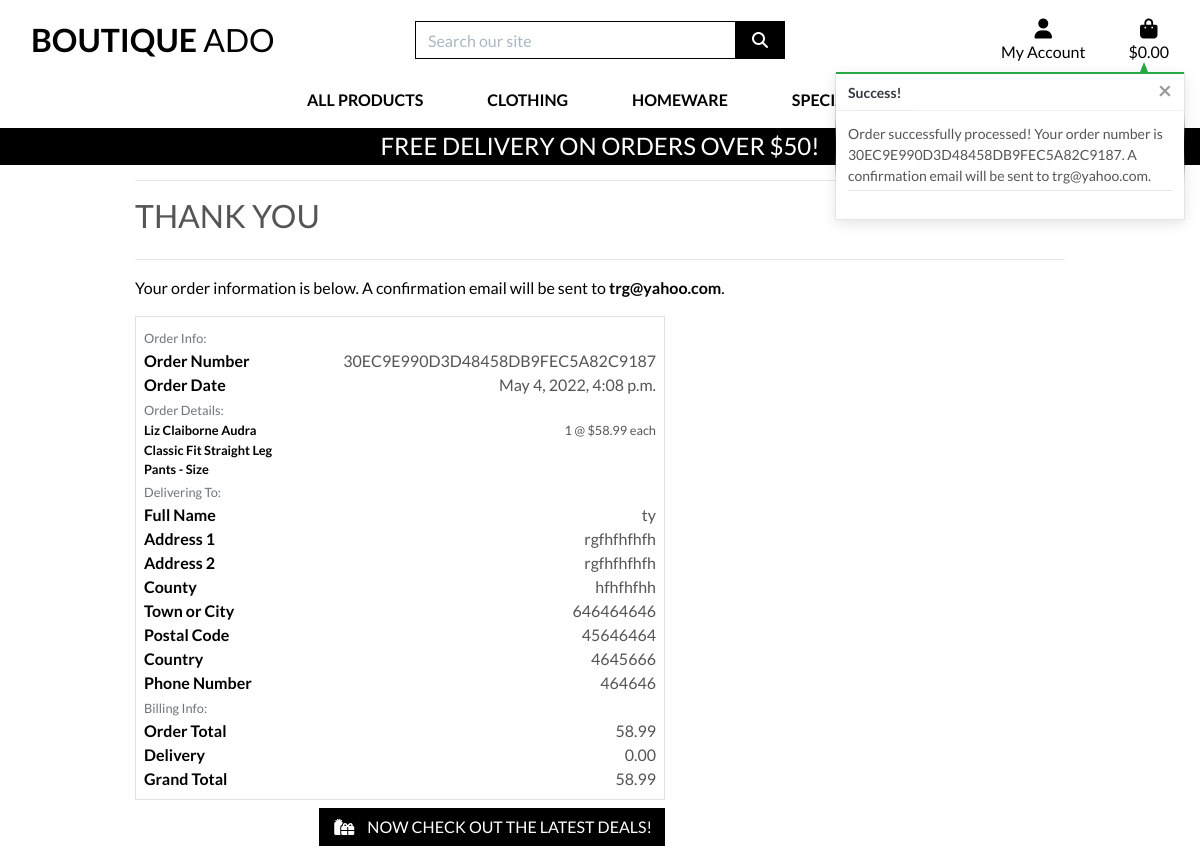
Page /checkout/checkout_success/30EC9E990D3D48458DB9FEC5A82C9187 on the earlier database version.
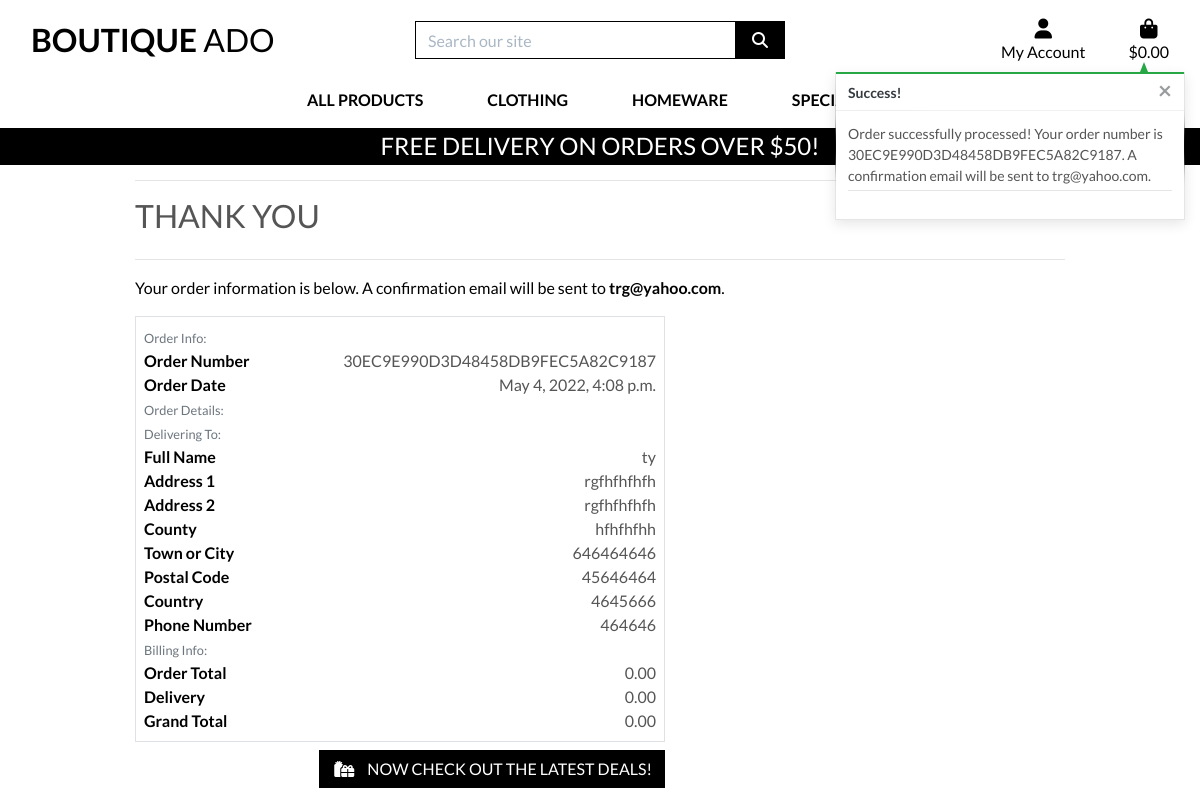
Same page on the later database version.
### checkout/models.py (models this page shows, shortened)
class Order(models.Model):
    order_number = models.CharField(max_length=32, null=False, editable=False)
    user_profile = models.ForeignKey(UserProfile, on_delete=models.SET_NULL,
                                     null=True, blank=True, related_name='orders')
    full_name = models.CharField(max_length=50, null=False, blank=False)
    email = models.EmailField(max_length=254, null=False, blank=False)
    phone_number = models.CharField(max_length=20, null=False, blank=False)
    country = CountryField(blank_label='Country *', null=False, blank=False)
    postcode = models.CharField(max_length=20, null=True, blank=True)
    town_or_city = models.CharField(max_length=40, null=False, blank=False)
    street_address1 = models.CharField(max_length=80, null=False, blank=False)
    street_address2 = models.CharField(max_length=80, null=True, blank=True)
    county = models.CharField(max_length=80, null=True, blank=True)
    date = models.DateTimeField(auto_now_add=True)
    delivery_cost = models.DecimalField(max_digits=6, decimal_places=2, null=False, default=0)
    order_total = models.DecimalField(max_digits=10, decimal_places=2, null=False, default=0)
    grand_total = models.DecimalField(max_digits=10, decimal_places=2, null=False, default=0)
    original_bag = models.TextField(null=False, blank=False, default='')
    stripe_pid = models.CharField(max_length=254, null=False, blank=False, default='')

class OrderLineItem(models.Model):
    order = models.ForeignKey(Order, null=False, blank=False, on_delete=models.CASCADE, related_name='lineitems')
    product = models.ForeignKey(Product, null=False, blank=False, on_delete=models.CASCADE)
    product_size = models.CharField(max_length=2, null=True, blank=True) # XS, S, M, L, XL
    quantity = models.IntegerField(null=False, blank=False, default=0)
    lineitem_total = models.DecimalField(max_digits=6, decimal_places=2, null=False, blank=False, editable=False)

### products/models.py (models this page shows, shortened)
class Product(models.Model):
    category = models.ForeignKey('Category', null=True, blank=True, on_delete=models.SET_NULL)
    sku = models.CharField(max_length=254, null=True, blank=True)
    name = models.CharField(max_length=254)
    description = models.TextField()
    has_sizes = models.BooleanField(default=False, null=True, blank=True)
    price = models.DecimalField(max_digits=6, decimal_places=2)
    rating = models.DecimalField(max_digits=6, decimal_places=2, null=True, blank=True)
    image_url = models.URLField(max_length=1024, null=True, blank=True)
    image = models.ImageField(null=True, blank=True)

### checkout/views.py (the view, shortened to what this page needs)
# urls.py: path('checkout_success/<order_number>', views.checkout_success, name='checkout_success'),
def checkout_success(request, order_number):
    save_info = request.session.get('save_info')
    order = get_object_or_404(Order, order_number=order_number)
    messages.success(request, f'Order successfully processed! \
        Your order number is {order_number}. A confirmation \
        email will be sent to {order.email}.')
    if 'bag' in request.session:
        del request.session['bag']
    template = 'checkout/checkout_success.html'
    context = {
        'order': order,
    }
    return render(request, template, context)

### checkout/templates/checkout/checkout_success.html (shortened to what this page needs)
{% extends "base.html" %}
{% load static %}
{% block extra_css %}
    <link rel="stylesheet" href="{% static 'checkout/css/checkout.css' %}">
{% endblock %}
{% block page_header %}
    <div class="container header-container">
    </div>
{% endblock %}
{% block content %}
    <div class="overlay"></div>
    <div class="container">
        <div class="row">
            <div class="col">
                <hr>
                <h2 class="logo-font mb-4">Thank You</h2>
                <hr>
                <p class="text-black">Your order information is below. A confirmation email will be sent to <strong>{{ order.email }}</strong>.</p>
            </div>
        </div>
        <div class="row">
            <div class="col-12 col-lg-7">
                <div class="order-confirmation-wrapper p-2 border">
                    <div class="row">
                        <div class="col">
                            <small class="text-muted">Order Info:</small>
                        </div>
                    </div>
                    <div class="row">
                        <div class="col-12 col-md-4">
                            <p class="mb-0 text-black font-weight-bold">Order Number</p>
                        </div>
                        <div class="col-12 col-md-8 text-md-right">
                            <p class="mb-0">{{ order.order_number }}</p>
                        </div>
                    </div>
                    <div class="row">
                        <div class="col-12 col-md-4">
                            <p class="mb-0 text-black font-weight-bold">Order Date</p>
                        </div>
                        <div class="col-12 col-md-8 text-md-right">
                            <p class="mb-0">{{ order.date }}</p>
                        </div>
                    </div>
                    <div class="row">
                        <div class="col">
                            <small class="text-muted">Order Details:</small>
                        </div>
                    </div>
                    {% for item in order.lineitems.all %}
                    <div class="row">
                        <div class="col-12 col-md-4">
                            <p class="small mb-0 text-black font-weight-bold">
                                {{ item.product.name }}{% if item.product_size %} - Size {{ item.product.size|upper }}{% endif %}
                            </p>
                        </div>
                        <div class="col-12 col-md-8 text-md-right">
                            <p class="small mb-0">{{ item.quantity }} @ ${{ item.product.price }} each</p>
                        </div>
                    </div>
                    {% endfor %}
                    <div class="row">
                        <div class="col">
                            <small class="text-muted">Delivering To:</small>
                        </div>
                    </div>
                    <div class="row">
                        <div class="col-12 col-md-4">
                            <p class="mb-0 text-black font-weight-bold">Full Name</p>
                        </div>
                        <div class="col-12 col-md-8 text-md-right">
                            <p class="mb-0">{{ order.full_name }}</p>
                        </div>
                    </div>
                    <div class="row">
                        <div class="col-12 col-md-4">
                            <p class="mb-0 text-black font-weight-bold">Address 1</p>
                        </div>
                        <div class="col-12 col-md-8 text-md-right">
                            <p class="mb-0">{{ order.street_address1 }}</p>
                        </div>
                    </div>
                    {% if order.street_address2 %}
                    <div class="row">
                        <div class="col-12 col-md-4">
                            <p class="mb-0 text-black font-weight-bold">Address 2</p>
                        </div>
                        <div class="col-12 col-md-8 text-md-right">
                            <p class="mb-0">{{ order.street_address1 }}</p>
                        </div>
                    </div>
                    {% endif %}
                    {% if order.county %}
                    <div class="row">
                        <div class="col-12 col-md-4">
                            <p class="mb-0 text-black font-weight-bold">County</p>
                        </div>
                        <div class="col-12 col-md-8 text-md-right">
                            <p class="mb-0">{{ order.county }}</p>
                        </div>
                    </div>
                    {% endif %}
                    <div class="row">
                        <div class="col-12 col-md-4">
                            <p class="mb-0 text-black font-weight-bold">Town or City</p>
                        </div>
                        <div class="col-12 col-md-8 text-md-right">
                            <p class="mb-0">{{ order.town_or_city }}</p>
                        </div>
                    </div>
                    {% if order.postcode %}
                    <div class="row">
                        <div class="col-12 col-md-4">
                            <p class="mb-0 text-black font-weight-bold">Postal Code</p>
                        </div>
                        <div class="col-12 col-md-8 text-md-right">
                            <p class="mb-0">{{ order.postcode }}</p>
                        </div>
                    </div>
                    {% endif %}
                    <div class="row">
                        <div class="col-12 col-md-4">
                            <p class="mb-0 text-black font-weight-bold">Country</p>
                        </div>
                        <div class="col-12 col-md-8 text-md-right">
                            <p class="mb-0">{{ order.country }}</p>
                        </div>
                    </div>
                    <div class="row">
                        <div class="col-12 col-md-4">
                            <p class="mb-0 text-black font-weight-bold">Phone Number</p>
                        </div>
                        <div class="col-12 col-md-8 text-md-right">
                            <p class="mb-0">{{ order.phone_number }}</p>
                        </div>
                    </div>
                    <div class="row">
                        <div class="col">
                            <small class="text-muted">Billing Info:</small>
                        </div>
                    </div>
                    <div class="row">
                        <div class="col-12 col-md-4">
                            <p class="mb-0 text-black font-weight-bold">Order Total</p>
                        </div>
                        <div class="col-12 col-md-8 text-md-right">
                            <p class="mb-0">{{ order.order_total }}</p>
                        </div>
                    </div>
                    <div class="row">
                        <div class="col-12 col-md-4">
                            <p class="mb-0 text-black font-weight-bold">Delivery</p>
                        </div>
                        <div class="col-12 col-md-8 text-md-right">
                            <p class="mb-0">{{ order.delivery_cost }}</p>
                        </div>
                    </div>
                    <div class="row">
                        <div class="col-12 col-md-4">
                            <p class="mb-0 text-black font-weight-bold">Grand Total</p>
                        </div>
                        <div class="col-12 col-md-8 text-md-right">
                            <p class="mb-0">{{ order.grand_total }}</p>
                        </div>
                    </div>
                </div>
            </div>
        </div>
        <div class="row">
			<div class="col-12 col-lg-7 text-right">
                {% if from_profile %}
                    <a href="{% url 'profile' %}" class="btn btn-black rounded-0 my-2">
                        <span class="icon mr-2">
                            <i class="fas fa-angle-left"></i>
                        </span>
                        <span class="text-uppercase">Back to Profile</span>
                    </a>
                {% else %}
                    <a href="{% url 'products' %}?category=new_arrivals,deals,clearance" class="btn btn-black rounded-0 my-2">
                        <span class="icon mr-2">
                            <i class="fas fa-gifts"></i>
                        </span>
                        <span class="text-uppercase">Now check out the latest deals!</span>
                    </a>
                {% endif %}
			</div>
		</div>
    </div>
{% endblock %}

Differences in the rows shown:
removed OrderLineItem: product.name "Liz Claiborne Audra Classic Fit Straight Leg Pants", quantity "1", product.price "58.99"
changed Order "trg@yahoo.com": order_total "58.99" → "0.00"; grand_total "58.99" → "0.00"
